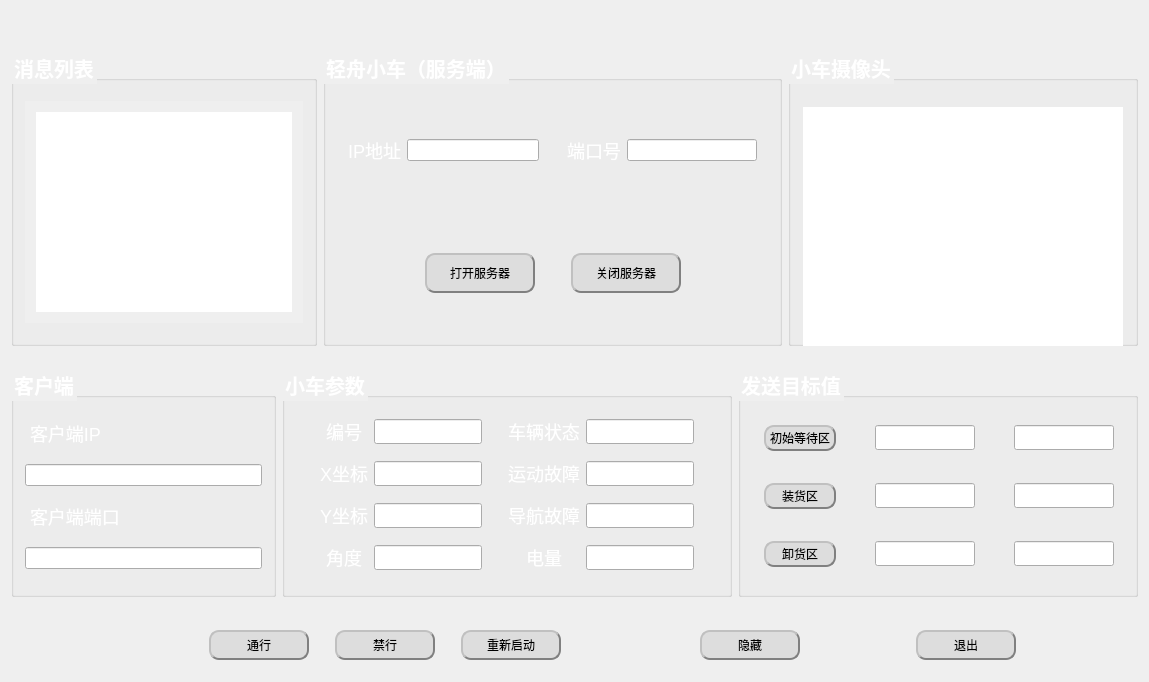
<?xml version="1.0" encoding="UTF-8"?>
<ui version="4.0">
 <class>Widget</class>
 <widget class="QWidget" name="Widget">
  <property name="geometry">
   <rect>
    <x>0</x>
    <y>0</y>
    <width>1149</width>
    <height>682</height>
   </rect>
  </property>
  <property name="sizePolicy">
   <sizepolicy hsizetype="Fixed" vsizetype="Fixed">
    <horstretch>0</horstretch>
    <verstretch>0</verstretch>
   </sizepolicy>
  </property>
  <property name="minimumSize">
   <size>
    <width>1149</width>
    <height>682</height>
   </size>
  </property>
  <property name="maximumSize">
   <size>
    <width>1149</width>
    <height>682</height>
   </size>
  </property>
  <property name="windowTitle">
   <string>Widget</string>
  </property>
  <layout class="QVBoxLayout" name="verticalLayout_2">
   <property name="spacing">
    <number>0</number>
   </property>
   <property name="leftMargin">
    <number>0</number>
   </property>
   <property name="topMargin">
    <number>0</number>
   </property>
   <property name="rightMargin">
    <number>0</number>
   </property>
   <property name="bottomMargin">
    <number>0</number>
   </property>
   <item>
    <widget class="QWidget" name="widget_10" native="true">
     <property name="minimumSize">
      <size>
       <width>0</width>
       <height>40</height>
      </size>
     </property>
     <property name="maximumSize">
      <size>
       <width>16777215</width>
       <height>40</height>
      </size>
     </property>
    </widget>
   </item>
   <item>
    <widget class="QWidget" name="widget_8" native="true">
     <property name="minimumSize">
      <size>
       <width>0</width>
       <height>310</height>
      </size>
     </property>
     <layout class="QHBoxLayout" name="horizontalLayout_10">
      <item>
       <widget class="QGroupBox" name="groupBox">
        <property name="styleSheet">
         <string notr="true">QGroupBox { font-size: 20px; color: white;font-weight: bold }</string>
        </property>
        <property name="title">
         <string>消息列表</string>
        </property>
        <layout class="QHBoxLayout" name="horizontalLayout_2">
         <item>
          <widget class="QScrollArea" name="scrollArea">
           <property name="sizePolicy">
            <sizepolicy hsizetype="Fixed" vsizetype="Fixed">
             <horstretch>0</horstretch>
             <verstretch>0</verstretch>
            </sizepolicy>
           </property>
           <property name="cursor" stdset="0">
            <cursorShape>ArrowCursor</cursorShape>
           </property>
           <property name="frameShape">
            <enum>QFrame::NoFrame</enum>
           </property>
           <property name="frameShadow">
            <enum>QFrame::Plain</enum>
           </property>
           <property name="lineWidth">
            <number>0</number>
           </property>
           <property name="widgetResizable">
            <bool>true</bool>
           </property>
           <widget class="QWidget" name="scrollAreaWidgetContents">
            <property name="geometry">
             <rect>
              <x>0</x>
              <y>0</y>
              <width>278</width>
              <height>222</height>
             </rect>
            </property>
            <layout class="QHBoxLayout" name="horizontalLayout">
             <item>
              <widget class="QTextBrowser" name="textrec">
               <property name="sizePolicy">
                <sizepolicy hsizetype="Expanding" vsizetype="Expanding">
                 <horstretch>0</horstretch>
                 <verstretch>0</verstretch>
                </sizepolicy>
               </property>
               <property name="minimumSize">
                <size>
                 <width>200</width>
                 <height>200</height>
                </size>
               </property>
               <property name="frameShape">
                <enum>QFrame::NoFrame</enum>
               </property>
               <property name="frameShadow">
                <enum>QFrame::Sunken</enum>
               </property>
               <property name="lineWrapMode">
                <enum>QTextEdit::WidgetWidth</enum>
               </property>
              </widget>
             </item>
            </layout>
           </widget>
          </widget>
         </item>
        </layout>
       </widget>
      </item>
      <item>
       <widget class="QGroupBox" name="groupBox_2">
        <property name="styleSheet">
         <string notr="true">QGroupBox { font-size: 20px; color: white;font-weight: bold }</string>
        </property>
        <property name="title">
         <string>轻舟小车（服务端）</string>
        </property>
        <layout class="QGridLayout" name="gridLayout">
         <item row="0" column="0">
          <widget class="QWidget" name="widget" native="true">
           <layout class="QHBoxLayout" name="horizontalLayout_3">
            <item>
             <widget class="QLabel" name="label">
              <property name="sizePolicy">
               <sizepolicy hsizetype="Fixed" vsizetype="Fixed">
                <horstretch>0</horstretch>
                <verstretch>0</verstretch>
               </sizepolicy>
              </property>
              <property name="layoutDirection">
               <enum>Qt::LeftToRight</enum>
              </property>
              <property name="styleSheet">
               <string notr="true">color:white;
font-size: 18px</string>
              </property>
              <property name="text">
               <string>IP地址</string>
              </property>
              <property name="textFormat">
               <enum>Qt::AutoText</enum>
              </property>
              <property name="alignment">
               <set>Qt::AlignCenter</set>
              </property>
             </widget>
            </item>
            <item>
             <widget class="QLineEdit" name="fuIP"/>
            </item>
           </layout>
          </widget>
         </item>
         <item row="0" column="1">
          <widget class="QWidget" name="widget_2" native="true">
           <layout class="QHBoxLayout" name="horizontalLayout_4">
            <item>
             <widget class="QLabel" name="label_2">
              <property name="styleSheet">
               <string notr="true">color:white;
font-size: 18px</string>
              </property>
              <property name="text">
               <string>端口号</string>
              </property>
              <property name="alignment">
               <set>Qt::AlignCenter</set>
              </property>
             </widget>
            </item>
            <item>
             <widget class="QLineEdit" name="fuPort"/>
            </item>
           </layout>
          </widget>
         </item>
         <item row="1" column="0" colspan="2">
          <widget class="QWidget" name="widget_3" native="true">
           <layout class="QHBoxLayout" name="horizontalLayout_5">
            <item>
             <spacer name="horizontalSpacer">
              <property name="orientation">
               <enum>Qt::Horizontal</enum>
              </property>
              <property name="sizeHint" stdset="0">
               <size>
                <width>40</width>
                <height>20</height>
               </size>
              </property>
             </spacer>
            </item>
            <item>
             <widget class="QPushButton" name="open">
              <property name="minimumSize">
               <size>
                <width>110</width>
                <height>40</height>
               </size>
              </property>
              <property name="styleSheet">
               <string notr="true">QPushButton{
background-color: rgb(221, 221, 221);
border:2px groove gray;
border-radius:10px;padding:2px 4px;
border-style: outset;}
QPushButton:hover{background-color:rgb(229, 241, 251); color: black;}
QPushButton:pressed{background-color:rgb(204, 228, 247);border-style: inset;}</string>
              </property>
              <property name="text">
               <string>打开服务器</string>
              </property>
             </widget>
            </item>
            <item>
             <spacer name="horizontalSpacer_3">
              <property name="orientation">
               <enum>Qt::Horizontal</enum>
              </property>
              <property name="sizeType">
               <enum>QSizePolicy::Preferred</enum>
              </property>
              <property name="sizeHint" stdset="0">
               <size>
                <width>30</width>
                <height>10</height>
               </size>
              </property>
             </spacer>
            </item>
            <item>
             <widget class="QPushButton" name="close">
              <property name="minimumSize">
               <size>
                <width>110</width>
                <height>40</height>
               </size>
              </property>
              <property name="styleSheet">
               <string notr="true">QPushButton{
background-color: rgb(221, 221, 221);
border:2px groove gray;
border-radius:10px;padding:2px 4px;
border-style: outset;}
QPushButton:hover{background-color:rgb(229, 241, 251); color: black;}
QPushButton:pressed{background-color:rgb(204, 228, 247);border-style: inset;}</string>
              </property>
              <property name="text">
               <string>关闭服务器</string>
              </property>
             </widget>
            </item>
            <item>
             <spacer name="horizontalSpacer_2">
              <property name="orientation">
               <enum>Qt::Horizontal</enum>
              </property>
              <property name="sizeHint" stdset="0">
               <size>
                <width>40</width>
                <height>20</height>
               </size>
              </property>
             </spacer>
            </item>
           </layout>
          </widget>
         </item>
        </layout>
       </widget>
      </item>
      <item>
       <widget class="QGroupBox" name="groupBox_3">
        <property name="sizePolicy">
         <sizepolicy hsizetype="Minimum" vsizetype="Minimum">
          <horstretch>0</horstretch>
          <verstretch>0</verstretch>
         </sizepolicy>
        </property>
        <property name="minimumSize">
         <size>
          <width>350</width>
          <height>0</height>
         </size>
        </property>
        <property name="contextMenuPolicy">
         <enum>Qt::DefaultContextMenu</enum>
        </property>
        <property name="styleSheet">
         <string notr="true">QGroupBox { font-size: 20px; color: white;font-weight: bold }</string>
        </property>
        <property name="title">
         <string>小车摄像头</string>
        </property>
        <property name="alignment">
         <set>Qt::AlignLeading|Qt::AlignLeft|Qt::AlignVCenter</set>
        </property>
        <layout class="QHBoxLayout" name="horizontalLayout_6">
         <property name="sizeConstraint">
          <enum>QLayout::SetDefaultConstraint</enum>
         </property>
         <item>
          <widget class="QWidget" name="widget_4" native="true">
           <property name="sizePolicy">
            <sizepolicy hsizetype="Minimum" vsizetype="Minimum">
             <horstretch>0</horstretch>
             <verstretch>0</verstretch>
            </sizepolicy>
           </property>
           <property name="minimumSize">
            <size>
             <width>320</width>
             <height>240</height>
            </size>
           </property>
           <property name="maximumSize">
            <size>
             <width>280</width>
             <height>210</height>
            </size>
           </property>
           <property name="contextMenuPolicy">
            <enum>Qt::DefaultContextMenu</enum>
           </property>
           <property name="styleSheet">
            <string notr="true">border:2px solid white;
background-color:white;
</string>
           </property>
          </widget>
         </item>
        </layout>
       </widget>
      </item>
     </layout>
    </widget>
   </item>
   <item>
    <widget class="QWidget" name="widget_7" native="true">
     <layout class="QHBoxLayout" name="horizontalLayout_9">
      <item>
       <widget class="QGroupBox" name="groupBox_4">
        <property name="sizePolicy">
         <sizepolicy hsizetype="Minimum" vsizetype="Minimum">
          <horstretch>0</horstretch>
          <verstretch>0</verstretch>
         </sizepolicy>
        </property>
        <property name="minimumSize">
         <size>
          <width>130</width>
          <height>0</height>
         </size>
        </property>
        <property name="styleSheet">
         <string notr="true">QGroupBox { font-size: 20px; color: white;font-weight: bold }</string>
        </property>
        <property name="title">
         <string>客户端</string>
        </property>
        <layout class="QVBoxLayout" name="verticalLayout">
         <item>
          <widget class="QLabel" name="label_3">
           <property name="sizePolicy">
            <sizepolicy hsizetype="Fixed" vsizetype="Fixed">
             <horstretch>0</horstretch>
             <verstretch>0</verstretch>
            </sizepolicy>
           </property>
           <property name="styleSheet">
            <string notr="true">color:white;
font-size: 18px</string>
           </property>
           <property name="text">
            <string> 客户端IP</string>
           </property>
          </widget>
         </item>
         <item>
          <widget class="QLineEdit" name="keIP"/>
         </item>
         <item>
          <widget class="QLabel" name="label_4">
           <property name="sizePolicy">
            <sizepolicy hsizetype="Fixed" vsizetype="Fixed">
             <horstretch>0</horstretch>
             <verstretch>0</verstretch>
            </sizepolicy>
           </property>
           <property name="styleSheet">
            <string notr="true">color:white;
font-size: 18px</string>
           </property>
           <property name="text">
            <string> 客户端端口</string>
           </property>
          </widget>
         </item>
         <item>
          <widget class="QLineEdit" name="kePort"/>
         </item>
        </layout>
       </widget>
      </item>
      <item>
       <widget class="QGroupBox" name="groupBox_5">
        <property name="sizePolicy">
         <sizepolicy hsizetype="Minimum" vsizetype="Preferred">
          <horstretch>0</horstretch>
          <verstretch>0</verstretch>
         </sizepolicy>
        </property>
        <property name="minimumSize">
         <size>
          <width>450</width>
          <height>200</height>
         </size>
        </property>
        <property name="styleSheet">
         <string notr="true">QGroupBox { font-size: 20px; color: white;font-weight: bold }</string>
        </property>
        <property name="title">
         <string>小车参数</string>
        </property>
        <layout class="QGridLayout" name="gridLayout_2">
         <item row="2" column="5">
          <widget class="QLineEdit" name="daohang">
           <property name="minimumSize">
            <size>
             <width>0</width>
             <height>25</height>
            </size>
           </property>
          </widget>
         </item>
         <item row="2" column="4">
          <widget class="QLabel" name="label_10">
           <property name="styleSheet">
            <string notr="true">color:white;
font-size: 18px</string>
           </property>
           <property name="text">
            <string>导航故障</string>
           </property>
           <property name="alignment">
            <set>Qt::AlignCenter</set>
           </property>
          </widget>
         </item>
         <item row="3" column="4">
          <widget class="QLabel" name="label_12">
           <property name="styleSheet">
            <string notr="true">color:white;
font-size: 18px</string>
           </property>
           <property name="text">
            <string>电量</string>
           </property>
           <property name="alignment">
            <set>Qt::AlignCenter</set>
           </property>
          </widget>
         </item>
         <item row="3" column="5">
          <widget class="QLineEdit" name="dianliang">
           <property name="minimumSize">
            <size>
             <width>0</width>
             <height>25</height>
            </size>
           </property>
          </widget>
         </item>
         <item row="3" column="2">
          <widget class="QLineEdit" name="angle">
           <property name="minimumSize">
            <size>
             <width>0</width>
             <height>25</height>
            </size>
           </property>
          </widget>
         </item>
         <item row="3" column="1">
          <widget class="QLabel" name="label_7">
           <property name="styleSheet">
            <string notr="true">color:white;
font-size: 18px</string>
           </property>
           <property name="text">
            <string>角度</string>
           </property>
           <property name="alignment">
            <set>Qt::AlignCenter</set>
           </property>
          </widget>
         </item>
         <item row="0" column="1">
          <widget class="QLabel" name="label_5">
           <property name="styleSheet">
            <string notr="true">color:white;
font-size: 18px</string>
           </property>
           <property name="text">
            <string>编号</string>
           </property>
           <property name="alignment">
            <set>Qt::AlignCenter</set>
           </property>
          </widget>
         </item>
         <item row="0" column="2">
          <widget class="QLineEdit" name="hao">
           <property name="minimumSize">
            <size>
             <width>0</width>
             <height>25</height>
            </size>
           </property>
          </widget>
         </item>
         <item row="0" column="5">
          <widget class="QLineEdit" name="zhuangtai">
           <property name="minimumSize">
            <size>
             <width>0</width>
             <height>25</height>
            </size>
           </property>
          </widget>
         </item>
         <item row="1" column="0">
          <spacer name="horizontalSpacer_5">
           <property name="orientation">
            <enum>Qt::Horizontal</enum>
           </property>
           <property name="sizeHint" stdset="0">
            <size>
             <width>10</width>
             <height>20</height>
            </size>
           </property>
          </spacer>
         </item>
         <item row="1" column="2">
          <widget class="QLineEdit" name="x">
           <property name="minimumSize">
            <size>
             <width>0</width>
             <height>25</height>
            </size>
           </property>
          </widget>
         </item>
         <item row="1" column="6">
          <spacer name="horizontalSpacer_6">
           <property name="orientation">
            <enum>Qt::Horizontal</enum>
           </property>
           <property name="sizeHint" stdset="0">
            <size>
             <width>10</width>
             <height>20</height>
            </size>
           </property>
          </spacer>
         </item>
         <item row="2" column="1">
          <widget class="QLabel" name="label_6">
           <property name="styleSheet">
            <string notr="true">color:white;
font-size: 18px</string>
           </property>
           <property name="text">
            <string>Y坐标</string>
           </property>
           <property name="alignment">
            <set>Qt::AlignCenter</set>
           </property>
          </widget>
         </item>
         <item row="0" column="4">
          <widget class="QLabel" name="label_8">
           <property name="styleSheet">
            <string notr="true">color:white;
font-size: 18px</string>
           </property>
           <property name="text">
            <string>车辆状态</string>
           </property>
           <property name="alignment">
            <set>Qt::AlignCenter</set>
           </property>
          </widget>
         </item>
         <item row="1" column="4">
          <widget class="QLabel" name="label_9">
           <property name="styleSheet">
            <string notr="true">color:white;
font-size: 18px</string>
           </property>
           <property name="text">
            <string>运动故障</string>
           </property>
           <property name="alignment">
            <set>Qt::AlignCenter</set>
           </property>
          </widget>
         </item>
         <item row="1" column="5">
          <widget class="QLineEdit" name="yundong">
           <property name="minimumSize">
            <size>
             <width>0</width>
             <height>25</height>
            </size>
           </property>
          </widget>
         </item>
         <item row="1" column="1">
          <widget class="QLabel" name="label_11">
           <property name="styleSheet">
            <string notr="true">color:white;
font-size: 18px</string>
           </property>
           <property name="text">
            <string>X坐标</string>
           </property>
           <property name="alignment">
            <set>Qt::AlignCenter</set>
           </property>
          </widget>
         </item>
         <item row="2" column="2">
          <widget class="QLineEdit" name="y">
           <property name="minimumSize">
            <size>
             <width>0</width>
             <height>25</height>
            </size>
           </property>
          </widget>
         </item>
         <item row="1" column="3">
          <spacer name="horizontalSpacer_4">
           <property name="orientation">
            <enum>Qt::Horizontal</enum>
           </property>
           <property name="sizeType">
            <enum>QSizePolicy::Minimum</enum>
           </property>
           <property name="sizeHint" stdset="0">
            <size>
             <width>20</width>
             <height>20</height>
            </size>
           </property>
          </spacer>
         </item>
        </layout>
       </widget>
      </item>
      <item>
       <widget class="QGroupBox" name="groupBox_6">
        <property name="sizePolicy">
         <sizepolicy hsizetype="Maximum" vsizetype="Minimum">
          <horstretch>0</horstretch>
          <verstretch>0</verstretch>
         </sizepolicy>
        </property>
        <property name="minimumSize">
         <size>
          <width>300</width>
          <height>0</height>
         </size>
        </property>
        <property name="maximumSize">
         <size>
          <width>400</width>
          <height>16777215</height>
         </size>
        </property>
        <property name="styleSheet">
         <string notr="true">QGroupBox { font-size: 20px; color: white;font-weight: bold }</string>
        </property>
        <property name="title">
         <string>发送目标值</string>
        </property>
        <layout class="QGridLayout" name="gridLayout_3">
         <item row="0" column="6">
          <spacer name="horizontalSpacer_10">
           <property name="orientation">
            <enum>Qt::Horizontal</enum>
           </property>
           <property name="sizeType">
            <enum>QSizePolicy::Fixed</enum>
           </property>
           <property name="sizeHint" stdset="0">
            <size>
             <width>10</width>
             <height>20</height>
            </size>
           </property>
          </spacer>
         </item>
         <item row="1" column="1">
          <spacer name="verticalSpacer">
           <property name="orientation">
            <enum>Qt::Vertical</enum>
           </property>
           <property name="sizeType">
            <enum>QSizePolicy::Fixed</enum>
           </property>
           <property name="sizeHint" stdset="0">
            <size>
             <width>20</width>
             <height>10</height>
            </size>
           </property>
          </spacer>
         </item>
         <item row="0" column="1">
          <widget class="QPushButton" name="wait">
           <property name="styleSheet">
            <string notr="true">QPushButton{
background-color: rgb(221, 221, 221);
border:2px groove gray;
border-radius:10px;padding:2px 4px;
border-style: outset;}
QPushButton:hover{background-color:rgb(229, 241, 251); color: black;}
QPushButton:pressed{background-color:rgb(204, 228, 247);border-style: inset;}</string>
           </property>
           <property name="text">
            <string>初始等待区</string>
           </property>
          </widget>
         </item>
         <item row="2" column="3">
          <widget class="QLineEdit" name="put_x">
           <property name="minimumSize">
            <size>
             <width>0</width>
             <height>25</height>
            </size>
           </property>
          </widget>
         </item>
         <item row="2" column="5">
          <widget class="QLineEdit" name="put_y">
           <property name="minimumSize">
            <size>
             <width>0</width>
             <height>25</height>
            </size>
           </property>
          </widget>
         </item>
         <item row="4" column="3">
          <widget class="QLineEdit" name="get_x">
           <property name="minimumSize">
            <size>
             <width>0</width>
             <height>25</height>
            </size>
           </property>
          </widget>
         </item>
         <item row="4" column="5">
          <widget class="QLineEdit" name="get_y">
           <property name="minimumSize">
            <size>
             <width>0</width>
             <height>25</height>
            </size>
           </property>
          </widget>
         </item>
         <item row="0" column="3">
          <widget class="QLineEdit" name="wait_x">
           <property name="minimumSize">
            <size>
             <width>0</width>
             <height>25</height>
            </size>
           </property>
          </widget>
         </item>
         <item row="0" column="5">
          <widget class="QLineEdit" name="wait_y">
           <property name="minimumSize">
            <size>
             <width>0</width>
             <height>25</height>
            </size>
           </property>
          </widget>
         </item>
         <item row="4" column="1">
          <widget class="QPushButton" name="get">
           <property name="styleSheet">
            <string notr="true">QPushButton{
background-color: rgb(221, 221, 221);
border:2px groove gray;
border-radius:10px;padding:2px 4px;
border-style: outset;}
QPushButton:hover{background-color:rgb(229, 241, 251); color: black;}
QPushButton:pressed{background-color:rgb(204, 228, 247);border-style: inset;}</string>
           </property>
           <property name="text">
            <string>卸货区</string>
           </property>
          </widget>
         </item>
         <item row="2" column="1">
          <widget class="QPushButton" name="put">
           <property name="styleSheet">
            <string notr="true">QPushButton{
background-color: rgb(221, 221, 221);
border:2px groove gray;
border-radius:10px;padding:2px 4px;
border-style: outset;}
QPushButton:hover{background-color:rgb(229, 241, 251); color: black;}
QPushButton:pressed{background-color:rgb(204, 228, 247);border-style: inset;}</string>
           </property>
           <property name="text">
            <string>装货区</string>
           </property>
          </widget>
         </item>
         <item row="0" column="0">
          <spacer name="horizontalSpacer_9">
           <property name="orientation">
            <enum>Qt::Horizontal</enum>
           </property>
           <property name="sizeHint" stdset="0">
            <size>
             <width>20</width>
             <height>20</height>
            </size>
           </property>
          </spacer>
         </item>
         <item row="0" column="2">
          <spacer name="horizontalSpacer_7">
           <property name="orientation">
            <enum>Qt::Horizontal</enum>
           </property>
           <property name="sizeHint" stdset="0">
            <size>
             <width>40</width>
             <height>20</height>
            </size>
           </property>
          </spacer>
         </item>
         <item row="0" column="4">
          <spacer name="horizontalSpacer_8">
           <property name="orientation">
            <enum>Qt::Horizontal</enum>
           </property>
           <property name="sizeHint" stdset="0">
            <size>
             <width>40</width>
             <height>20</height>
            </size>
           </property>
          </spacer>
         </item>
         <item row="3" column="1">
          <spacer name="verticalSpacer_2">
           <property name="orientation">
            <enum>Qt::Vertical</enum>
           </property>
           <property name="sizeType">
            <enum>QSizePolicy::Fixed</enum>
           </property>
           <property name="sizeHint" stdset="0">
            <size>
             <width>20</width>
             <height>10</height>
            </size>
           </property>
          </spacer>
         </item>
        </layout>
       </widget>
      </item>
     </layout>
    </widget>
   </item>
   <item>
    <widget class="QWidget" name="widget_9" native="true">
     <property name="sizePolicy">
      <sizepolicy hsizetype="Preferred" vsizetype="Fixed">
       <horstretch>0</horstretch>
       <verstretch>0</verstretch>
      </sizepolicy>
     </property>
     <layout class="QHBoxLayout" name="horizontalLayout_11">
      <item>
       <widget class="QWidget" name="widget_5" native="true">
        <property name="sizePolicy">
         <sizepolicy hsizetype="Preferred" vsizetype="Fixed">
          <horstretch>0</horstretch>
          <verstretch>0</verstretch>
         </sizepolicy>
        </property>
        <layout class="QHBoxLayout" name="horizontalLayout_7">
         <item>
          <spacer name="horizontalSpacer_13">
           <property name="orientation">
            <enum>Qt::Horizontal</enum>
           </property>
           <property name="sizeHint" stdset="0">
            <size>
             <width>40</width>
             <height>20</height>
            </size>
           </property>
          </spacer>
         </item>
         <item>
          <widget class="QPushButton" name="tongxing">
           <property name="minimumSize">
            <size>
             <width>100</width>
             <height>30</height>
            </size>
           </property>
           <property name="styleSheet">
            <string notr="true">QPushButton{
background-color: rgb(221, 221, 221);
border:2px groove gray;
border-radius:10px;padding:2px 4px;
border-style: outset;}
QPushButton:hover{background-color:rgb(229, 241, 251); color: black;}
QPushButton:pressed{background-color:rgb(204, 228, 247);border-style: inset;}</string>
           </property>
           <property name="text">
            <string>通行</string>
           </property>
          </widget>
         </item>
         <item>
          <spacer name="horizontalSpacer_11">
           <property name="orientation">
            <enum>Qt::Horizontal</enum>
           </property>
           <property name="sizeType">
            <enum>QSizePolicy::Fixed</enum>
           </property>
           <property name="sizeHint" stdset="0">
            <size>
             <width>20</width>
             <height>20</height>
            </size>
           </property>
          </spacer>
         </item>
         <item>
          <widget class="QPushButton" name="stop">
           <property name="minimumSize">
            <size>
             <width>100</width>
             <height>30</height>
            </size>
           </property>
           <property name="styleSheet">
            <string notr="true">QPushButton{
background-color: rgb(221, 221, 221);
border:2px groove gray;
border-radius:10px;padding:2px 4px;
border-style: outset;}
QPushButton:hover{background-color:rgb(229, 241, 251); color: black;}
QPushButton:pressed{background-color:rgb(204, 228, 247);border-style: inset;}</string>
           </property>
           <property name="text">
            <string>禁行</string>
           </property>
          </widget>
         </item>
         <item>
          <spacer name="horizontalSpacer_12">
           <property name="orientation">
            <enum>Qt::Horizontal</enum>
           </property>
           <property name="sizeType">
            <enum>QSizePolicy::Fixed</enum>
           </property>
           <property name="sizeHint" stdset="0">
            <size>
             <width>20</width>
             <height>20</height>
            </size>
           </property>
          </spacer>
         </item>
         <item>
          <widget class="QPushButton" name="restart">
           <property name="minimumSize">
            <size>
             <width>100</width>
             <height>30</height>
            </size>
           </property>
           <property name="styleSheet">
            <string notr="true">QPushButton{
background-color: rgb(221, 221, 221);
border:2px groove gray;
border-radius:10px;padding:2px 4px;
border-style: outset;}
QPushButton:hover{background-color:rgb(229, 241, 251); color: black;}
QPushButton:pressed{background-color:rgb(204, 228, 247);border-style: inset;}</string>
           </property>
           <property name="text">
            <string>重新启动</string>
           </property>
          </widget>
         </item>
        </layout>
       </widget>
      </item>
      <item>
       <widget class="QWidget" name="widget_6" native="true">
        <property name="sizePolicy">
         <sizepolicy hsizetype="Minimum" vsizetype="Fixed">
          <horstretch>0</horstretch>
          <verstretch>0</verstretch>
         </sizepolicy>
        </property>
        <layout class="QHBoxLayout" name="horizontalLayout_8">
         <item>
          <spacer name="horizontalSpacer_14">
           <property name="orientation">
            <enum>Qt::Horizontal</enum>
           </property>
           <property name="sizeHint" stdset="0">
            <size>
             <width>40</width>
             <height>20</height>
            </size>
           </property>
          </spacer>
         </item>
         <item>
          <widget class="QPushButton" name="hide">
           <property name="sizePolicy">
            <sizepolicy hsizetype="Minimum" vsizetype="Fixed">
             <horstretch>0</horstretch>
             <verstretch>0</verstretch>
            </sizepolicy>
           </property>
           <property name="minimumSize">
            <size>
             <width>100</width>
             <height>30</height>
            </size>
           </property>
           <property name="styleSheet">
            <string notr="true">QPushButton{
background-color: rgb(221, 221, 221);
border:2px groove gray;
border-radius:10px;padding:2px 4px;
border-style: outset;}
QPushButton:hover{background-color:rgb(229, 241, 251); color: black;}
QPushButton:pressed{background-color:rgb(204, 228, 247);border-style: inset;}</string>
           </property>
           <property name="text">
            <string>隐藏</string>
           </property>
          </widget>
         </item>
         <item>
          <spacer name="horizontalSpacer_16">
           <property name="orientation">
            <enum>Qt::Horizontal</enum>
           </property>
           <property name="sizeHint" stdset="0">
            <size>
             <width>40</width>
             <height>20</height>
            </size>
           </property>
          </spacer>
         </item>
         <item>
          <widget class="QPushButton" name="exit">
           <property name="sizePolicy">
            <sizepolicy hsizetype="Minimum" vsizetype="Fixed">
             <horstretch>0</horstretch>
             <verstretch>0</verstretch>
            </sizepolicy>
           </property>
           <property name="minimumSize">
            <size>
             <width>100</width>
             <height>30</height>
            </size>
           </property>
           <property name="styleSheet">
            <string notr="true">QPushButton{
background-color: rgb(221, 221, 221);
border:2px groove gray;
border-radius:10px;padding:2px 4px;
border-style: outset;}
QPushButton:hover{background-color:rgb(229, 241, 251); color: black;}
QPushButton:pressed{background-color:rgb(204, 228, 247);border-style: inset;}</string>
           </property>
           <property name="text">
            <string>退出</string>
           </property>
          </widget>
         </item>
         <item>
          <spacer name="horizontalSpacer_15">
           <property name="orientation">
            <enum>Qt::Horizontal</enum>
           </property>
           <property name="sizeHint" stdset="0">
            <size>
             <width>40</width>
             <height>20</height>
            </size>
           </property>
          </spacer>
         </item>
        </layout>
       </widget>
      </item>
     </layout>
    </widget>
   </item>
  </layout>
 </widget>
 <layoutdefault spacing="6" margin="11"/>
 <resources/>
 <connections/>
</ui>
